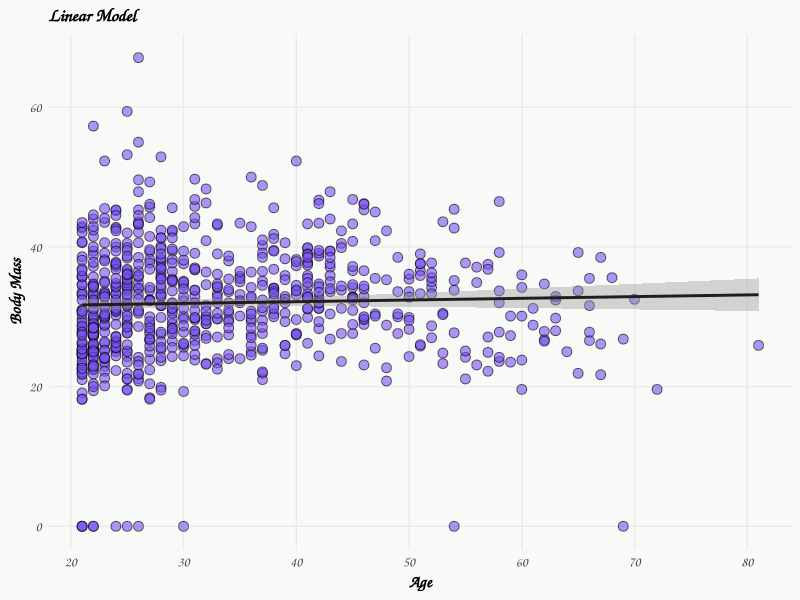
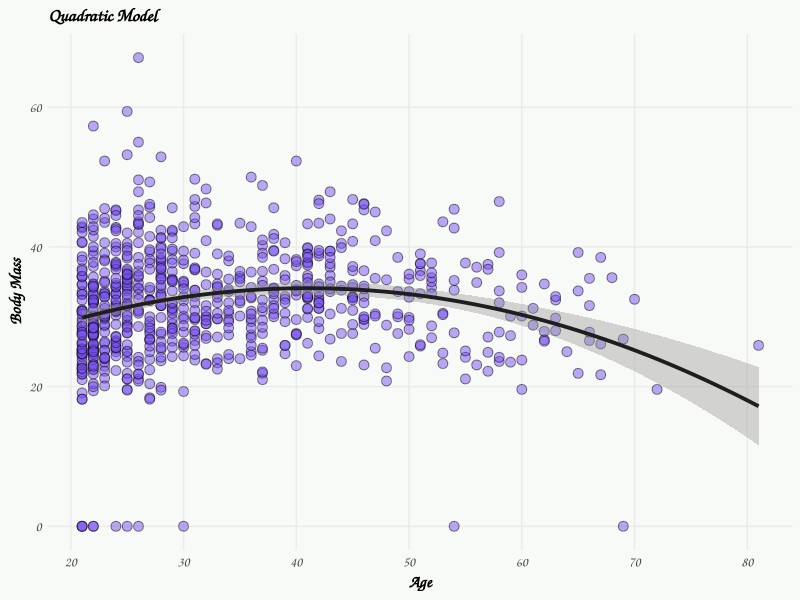
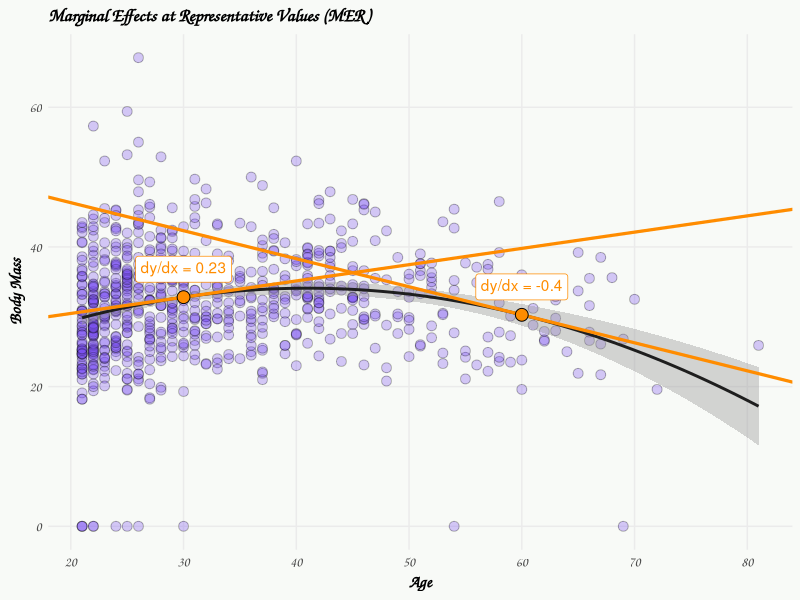
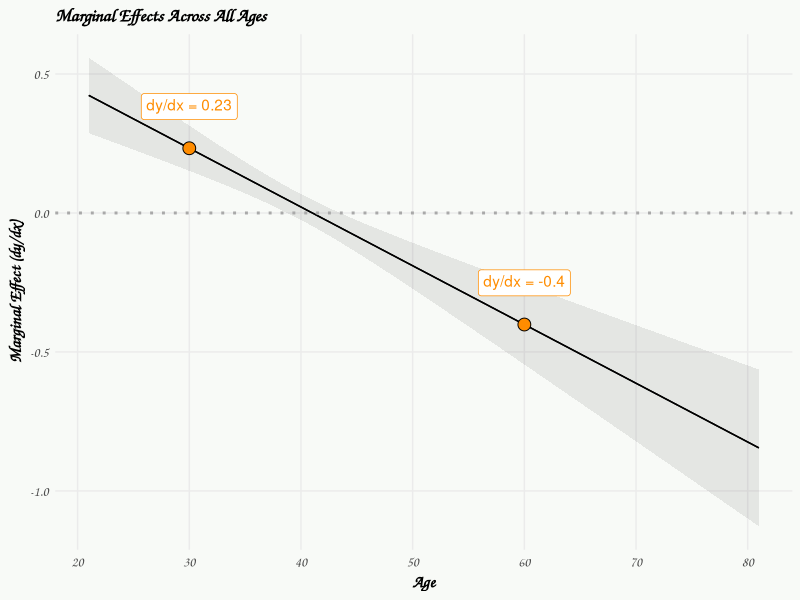
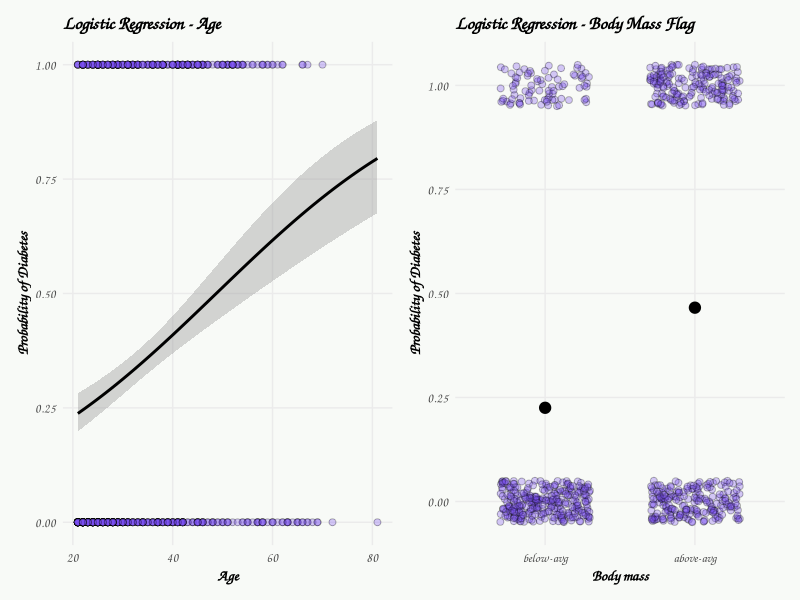
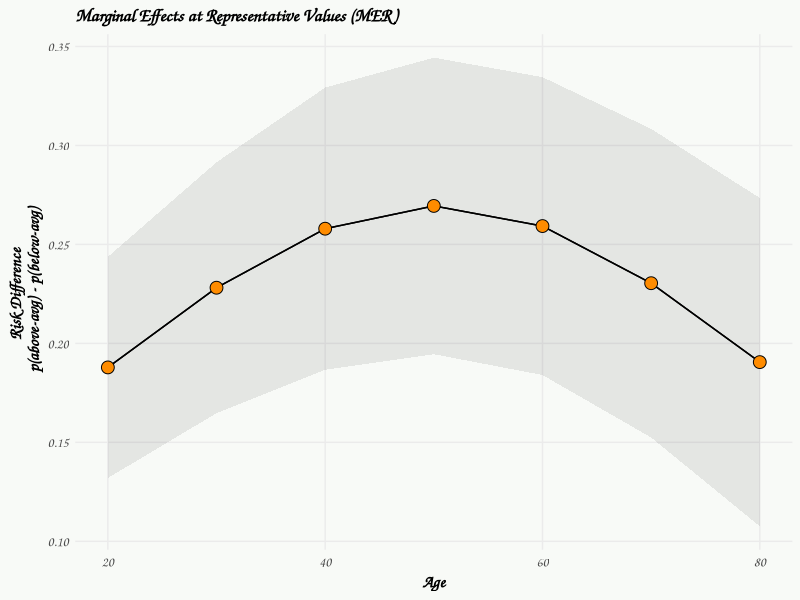

Write the R code that produced these figures, in order.
## ---- chunk 1
#| echo: false
#| message: false
#| code-fold: true

options(width = 200) 

# libraries --------------------------------------------------------------------

library(tidyverse)
library(magrittr)
library(datasets)
library(mlbench)
library(marginaleffects)
library(ggtext)
library(patchwork)

# functions --------------------------------------------------------------------

f_case_when <- function(...){
  # automatically order factor when using case_when...
  args <- rlang::list2(...)
  rhs <- purrr::map(args, rlang::f_rhs)
  cases <- dplyr::case_when(!!!args)
  rlang::exec(forcats::fct_relevel, cases, !!!rhs)
  }


# ggplot theme -----------------------------------------------------------------

theme_set(
  theme_minimal(base_family = "Comic Sans MS") +
  theme(panel.grid.minor = element_blank(),
        plot.background = element_rect(fill = "#f8faf7", color = NA),
        plot.title = element_text(face = "bold"),
        axis.text = element_text(size = 10),
        axis.title = element_text(face = "bold", size = 12),
        strip.text = element_text(face = "bold"),
        strip.background = element_rect(fill = "grey80", color = NA),
        legend.title = element_text(face = "bold"))
)

# data -------------------------------------------------------------------------

data(PimaIndiansDiabetes)
## ---- chunk 2
#| code-fold: true
#| warning: false
#| fig-width: 6
#| fig-height: 4.5
#| layout: [[80, 20]]

# plot
ggplot(PimaIndiansDiabetes, aes(x = age, y = mass) ) +
    geom_point( color = 'black', fill = '#7950f2', alpha = 0.6,  shape = 21, size = 3) +
    stat_smooth(method = "lm", formula = y ~ x, linewidth = 1, color = '#1e1e1e') +
    scale_x_continuous(breaks = seq(20, 90, by=10)) +
    labs(title = 'Linear Model',
         x = "Age", y = "Body Mass")

# linear model
linear_model <- glm(mass ~ age, data = PimaIndiansDiabetes)
summary(linear_model)
## ---- chunk 3
#| code-fold: true
#| warning: false
#| fig-width: 6
#| fig-height: 4.5
#| layout: [[80, 20]]

# plot
ggplot(PimaIndiansDiabetes, aes(x = age, y = mass) ) +
    geom_point(fill = '#7950f2', alpha = 0.5,  shape = 21, size = 3) +
    stat_smooth(method = "lm", formula = y ~ x + I(x^2), linewidth = 1.3, color = '#1e1e1e') +
    scale_x_continuous(breaks = seq(20, 90, by=10)) +
    labs(title = 'Quadratic Model',
         x = "Age", y = "Body Mass")

# quadratic model
quadratic_model <- glm(mass ~ age +  I(age^2), data = PimaIndiansDiabetes)
summary(quadratic_model)
## ---- chunk 4
slopes(quadratic_model, newdata = datagrid(age = c(30, 60))) -> s; s
## ---- chunk 5
#| code-fold: true
#| warning: false
#| fig-align: center
#| fig-width: 6
#| fig-height: 4.5


# y = 16.311932 + 0.866956*x + -0.010569(x^2) 
b_30 <- s$estimate[1]
x_30 <- 30
y_30 <- 16.311932 + 0.866956*30 -0.010569*(30^2) 
intercept_30 <- b_30 * (-x_30) + y_30

b_60 <- s$estimate[2]
x_60 <- 60
y_60 <- 16.311932 + 0.866956*60 -0.010569*(60^2) 
intercept_60 <- b_60 * (-x_60) + y_60

d.annot <- data.frame(x = c(x_30, x_60), 
                      y = c(y_30, y_60), 
                      b = c(b_30, b_60),
                      i = c(intercept_30, intercept_60)
                      ) %>% 
  mutate(label = paste0('dy/dx = ' , round(b, 2)))

ggplot(PimaIndiansDiabetes, aes(x = age, y = mass) ) +
    geom_point(fill = '#7950f2', alpha = 0.3,  shape = 21, size = 3) +
    stat_smooth(method = "lm", formula = y ~ x + I(x^2), linewidth = 1, color = '#1e1e1e') +
    geom_abline(data = d.annot, aes(slope = b, intercept = i),
                linewidth = 1.1, color = 'darkorange') +  
    geom_richtext(data = d.annot, aes(x = x, y = y, label = label), color = 'darkorange', nudge_y = 4) + 
    geom_point(data = d.annot, aes(x = x, y = y), fill = 'darkorange', shape = 21, size = 4) +
    scale_x_continuous(breaks = seq(20, 90, by=10)) +
    labs(title = 'Marginal Effects at Representative Values (MER)',
         x = "Age", y = "Body Mass")
## ---- chunk 6
#| warning: false
#| code-fold: true
#| fig-align: center
#| fig-width: 6
#| fig-height: 4

plot_slopes(quadratic_model, variables = "age", condition = "age") + 
  geom_hline(yintercept = 0, color = 'darkgrey', linetype = 'dotted', lwd = 1) +
  geom_point(data = d.annot, aes(x = x, y = b), fill = 'darkorange', shape = 21, size = 4) +
  geom_richtext(data = d.annot, aes(x = x, y = b, label = label), color = 'darkorange', nudge_y = 0.15) +
  scale_x_continuous(breaks = seq(20, 90, by=10)) +
  labs(title = 'Marginal Effects Across All Ages',
       y = 'Marginal Effect (dy/dx)', x = 'Age')
## ---- chunk 7
slopes(quadratic_model, newdata = datagrid(age = c(30, 60)))
## ---- chunk 8
slopes(quadratic_model, newdata = "mean")
## ---- chunk 9
avg_slopes(quadratic_model)
## ---- chunk 10
# add binary predictor variable
PimaIndiansDiabetes %<>% 
  mutate(diab = ifelse(diabetes == 'pos', 1, 0),
         mass_fg = f_case_when(mass <= mean(mass) ~ 'below-avg',
                               mass > mean(mass) ~ 'above-avg'))
## ---- chunk 11
#| code-fold: true
#| warning: false
#| fig-width: 8
#| fig-height: 3.5
#| layout: [[80,20]]

# plot: age
p1 <- ggplot(PimaIndiansDiabetes, aes(x = age, y = diab)) + 
  geom_point(fill = '#7950f2', alpha = 0.3,  shape = 21, size = 2) +
  stat_smooth(method="glm", color="black", se=TRUE, method.args = list(family=binomial), linewidth = 1) +
  labs(title = 'Logistic Regression - Age',
       y = 'Probability of Diabetes', x = 'Age') +
  theme(axis.text = element_text(size = 9),
        axis.title = element_text(size = 11))

# plot: body mass binary coded
p2 <- ggplot(PimaIndiansDiabetes, aes(x = mass_fg, y = diab)) +
  geom_jitter(width = 0.3, height = 0.05, fill = '#7950f2', alpha = 0.3,  shape = 21, size = 2) +
  stat_summary(fun = mean, geom = "point", size = 3.5, color = "black") +
  geom_smooth(method = "glm", method.args = list(family = "binomial"), se = FALSE) +
  labs(x = "Body mass", y = "Probability of Diabetes", title = "Logistic Regression - Body Mass Flag") +
  theme(axis.text = element_text(size = 9),
        axis.title = element_text(size = 11))

p1+p2+plot_annotation(theme = theme(plot.background = element_rect(fill ="#f8faf7", color="#f8faf7")))


# logistic regression
logit_model <- glm(diabetes ~ age + mass_fg, data = PimaIndiansDiabetes, family = 'binomial')
summary(logit_model)
## ---- chunk 12
exp(logit_model$coefficients)
## ---- chunk 13
comparisons(logit_model, variable = 'age') -> rr.age; rr.age
## ---- chunk 14
comparisons(logit_model, variable = 'mass_fg') -> rr.mass; rr.mass
## ---- chunk 15
avg_comparisons(logit_model, variable = 'age')
## ---- chunk 16
avg_comparisons(logit_model, variable = 'mass_fg')
## ---- chunk 17
comparisons(logit_model, newdata = 'mean')
## ---- chunk 18
p0 <- predict(logit_model, newdata = data.frame(age = 33.2,    mass_fg = 'above-avg'), type = 'response')
p1 <- predict(logit_model, newdata = data.frame(age = 33.2 +1, mass_fg = 'above-avg'), type = 'response')
p1-p0
## ---- chunk 19
p0 <- predict(logit_model, newdata = data.frame(age = 33.2, mass_fg = 'below-avg'), type = 'response')
p1 <- predict(logit_model, newdata = data.frame(age = 33.2, mass_fg = 'above-avg'), type = 'response')
p1-p0
## ---- chunk 20
#| warning: false
comparisons(logit_model, variable = 'mass_fg', newdata = data.frame(age = seq(20, 80, by=10))) -> c; c
## ---- chunk 21
#| code-fold: true
#| fig-align: center
#| fig-width: 6
#| fig-height: 4

plot_comparisons(logit_model, variable = 'mass_fg', 
                 condition = list("age" = seq(20, 80, by=10))) +
  geom_point(data = data.frame(age = c$age, est = c$estimate), aes(x = age, y = est),
             fill = 'darkorange',  shape = 21, size = 4) +
  labs(title = 'Marginal Effects at Representative Values (MER)',
       y = 'Risk Difference \n p(above-avg) - p(below-avg)',
       x = 'Age')
